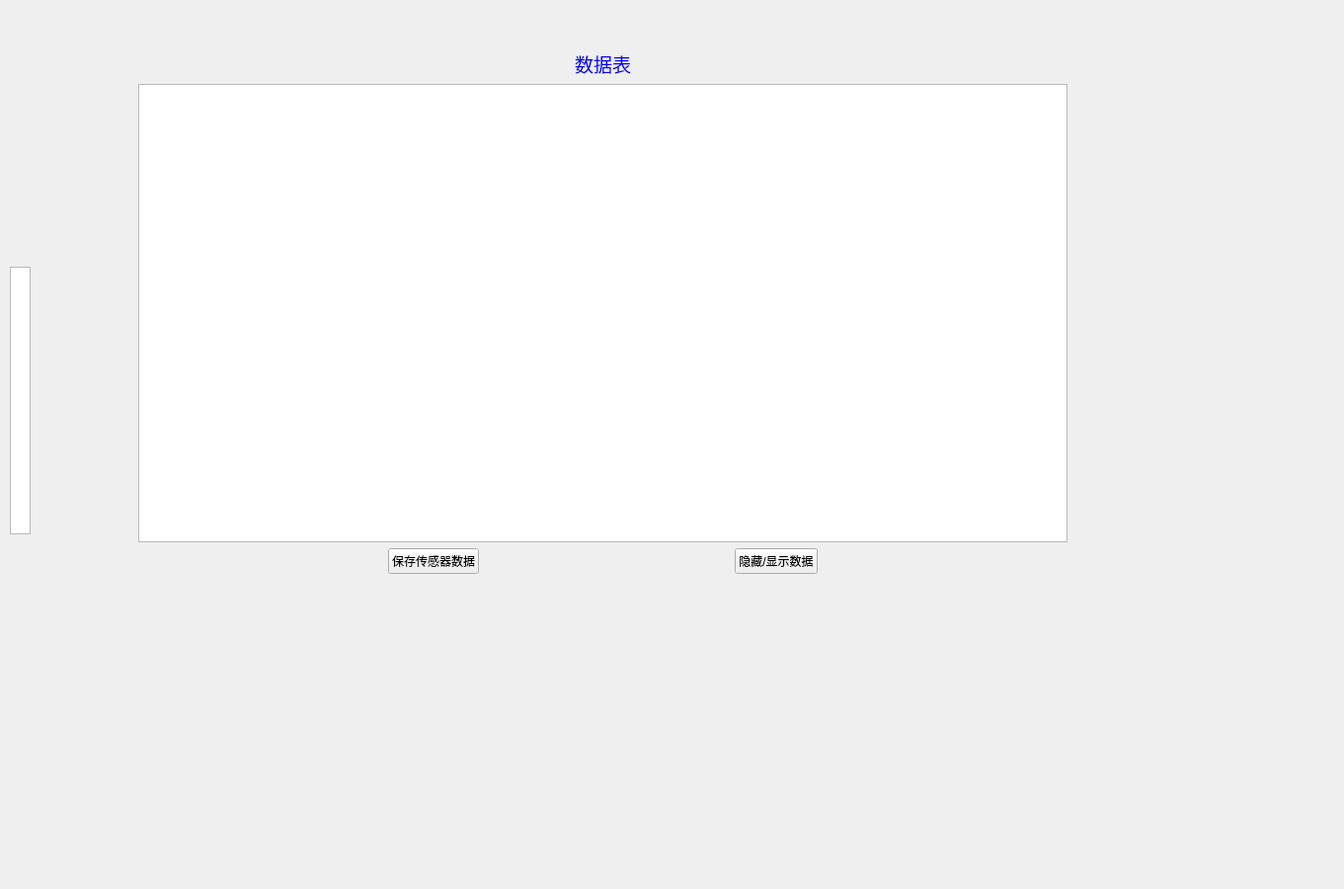
<?xml version="1.0" encoding="UTF-8"?>
<ui version="4.0">
 <class>ShowSensorData</class>
 <widget class="QWidget" name="ShowSensorData">
  <property name="geometry">
   <rect>
    <x>0</x>
    <y>0</y>
    <width>1361</width>
    <height>900</height>
   </rect>
  </property>
  <property name="windowTitle">
   <string>Form</string>
  </property>
  <widget class="QTextBrowser" name="AllData">
   <property name="enabled">
    <bool>true</bool>
   </property>
   <property name="geometry">
    <rect>
     <x>10</x>
     <y>270</y>
     <width>21</width>
     <height>271</height>
    </rect>
   </property>
  </widget>
  <widget class="QWidget" name="layoutWidget">
   <property name="geometry">
    <rect>
     <x>140</x>
     <y>50</y>
     <width>941</width>
     <height>531</height>
    </rect>
   </property>
   <layout class="QVBoxLayout" name="verticalLayout">
    <item>
     <widget class="QLabel" name="label">
      <property name="text">
       <string>&lt;html&gt;&lt;head/&gt;&lt;body&gt;&lt;p align=&quot;center&quot;&gt;&lt;span style=&quot; font-size:14pt; color:#0000ff;&quot;&gt;数据表&lt;/span&gt;&lt;/p&gt;&lt;/body&gt;&lt;/html&gt;</string>
      </property>
     </widget>
    </item>
    <item>
     <widget class="QTableWidget" name="tableWidget"/>
    </item>
    <item>
     <layout class="QGridLayout" name="gridLayout">
      <item row="0" column="0">
       <spacer name="horizontalSpacer_2">
        <property name="orientation">
         <enum>Qt::Horizontal</enum>
        </property>
        <property name="sizeHint" stdset="0">
         <size>
          <width>40</width>
          <height>20</height>
         </size>
        </property>
       </spacer>
      </item>
      <item row="0" column="1">
       <widget class="QPushButton" name="SaveSensorDataBtn">
        <property name="text">
         <string>保存传感器数据</string>
        </property>
       </widget>
      </item>
      <item row="0" column="3">
       <widget class="QPushButton" name="pushButton">
        <property name="text">
         <string>隐藏/显示数据</string>
        </property>
       </widget>
      </item>
      <item row="0" column="4">
       <spacer name="horizontalSpacer_3">
        <property name="orientation">
         <enum>Qt::Horizontal</enum>
        </property>
        <property name="sizeHint" stdset="0">
         <size>
          <width>40</width>
          <height>20</height>
         </size>
        </property>
       </spacer>
      </item>
      <item row="0" column="2">
       <spacer name="horizontalSpacer">
        <property name="orientation">
         <enum>Qt::Horizontal</enum>
        </property>
        <property name="sizeHint" stdset="0">
         <size>
          <width>68</width>
          <height>20</height>
         </size>
        </property>
       </spacer>
      </item>
     </layout>
    </item>
    <item>
     <layout class="QVBoxLayout" name="verticalLayout_2"/>
    </item>
   </layout>
  </widget>
 </widget>
 <resources/>
 <connections/>
</ui>
